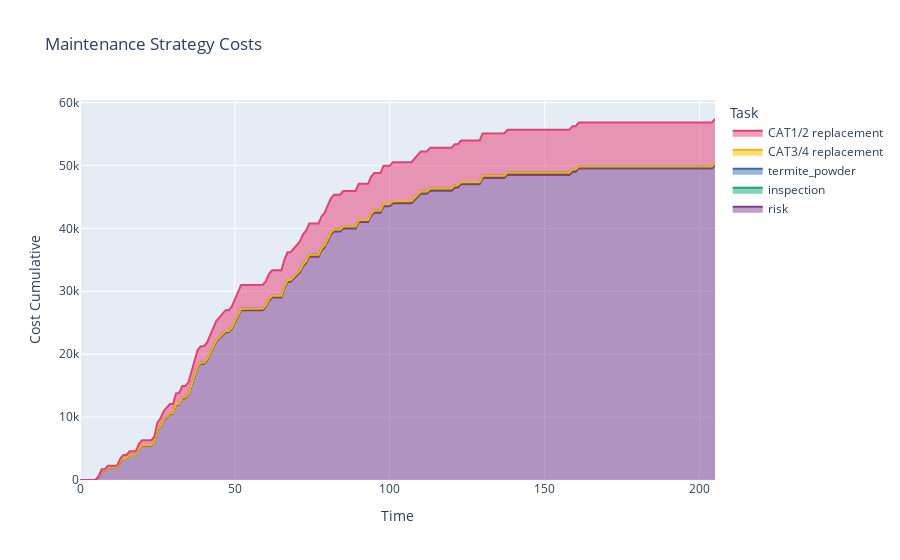

The cell this chart's notebook holds for it:
### Code cell
comp.mc_timeline(1000)
update_cost_fig(comp)

### Figure 1 — Plotly figure (JSON) as saved in the notebook; plotly's stock layout.template omitted (floating-point values rounded to 4 significant figures; data arrays with more than 128 entries replaced by an {"elided": "..."} marker saying what was removed)
{"data": [{"hovertemplate": "Task=risk<br>Failure Mode=termites<br>Time=%{x}<br>Cost Cumulative=%{y}<extra></extra>", "legendgroup": "risk", "line": {"color": "rgb(127, 60, 141)"}, "mode": "lines", "name": "risk", "orientation": "v", "showlegend": true, "stackgroup": "1", "type": "scatter", "x": {"elided": "206 int values"}, "xaxis": "x", "y": {"elided": "206 int values"}, "yaxis": "y"}, {"hovertemplate": "Task=inspection<br>Failure Mode=termites<br>Time=%{x}<br>Cost Cumulative=%{y}<extra></extra>", "legendgroup": "inspection", "line": {"color": "rgb(17, 165, 121)"}, "mode": "lines", "name": "inspection", "orientation": "v", "showlegend": true, "stackgroup": "1", "type": "scatter", "x": {"elided": "206 int values"}, "xaxis": "x", "y": {"elided": "206 int values"}, "yaxis": "y"}, {"hovertemplate": "Task=termite_powder<br>Failure Mode=termites<br>Time=%{x}<br>Cost Cumulative=%{y}<extra></extra>", "legendgroup": "termite_powder", "line": {"color": "rgb(57, 105, 172)"}, "mode": "lines", "name": "termite_powder", "orientation": "v", "showlegend": true, "stackgroup": "1", "type": "scatter", "x": {"elided": "206 int values"}, "xaxis": "x", "y": {"elided": "206 int values"}, "yaxis": "y"}, {"hovertemplate": "Task=CAT3/4 replacement<br>Failure Mode=termites<br>Time=%{x}<br>Cost Cumulative=%{y}<extra></extra>", "legendgroup": "CAT3/4 replacement", "line": {"color": "rgb(242, 183, 1)"}, "mode": "lines", "name": "CAT3/4 replacement", "orientation": "v", "showlegend": true, "stackgroup": "1", "type": "scatter", "x": {"elided": "206 int values"}, "xaxis": "x", "y": {"elided": "206 int values"}, "yaxis": "y"}, {"hovertemplate": "Task=CAT1/2 replacement<br>Failure Mode=termites<br>Time=%{x}<br>Cost Cumulative=%{y}<extra></extra>", "legendgroup": "CAT1/2 replacement", "line": {"color": "rgb(231, 63, 116)"}, "mode": "lines", "name": "CAT1/2 replacement", "orientation": "v", "showlegend": true, "stackgroup": "1", "type": "scatter", "x": {"elided": "206 int values"}, "xaxis": "x", "y": {"elided": "206 int values"}, "yaxis": "y"}], "layout": {"legend": {"title": {"text": "Task"}, "tracegroupgap": 0, "traceorder": "reversed"}, "title": {"text": "Maintenance Strategy Costs"}, "xaxis": {"anchor": "y", "automargin": true, "domain": [0, 1], "title": {"text": "Time"}}, "yaxis": {"anchor": "x", "automargin": true, "domain": [0, 1], "title": {"text": "Cost Cumulative"}}}}
